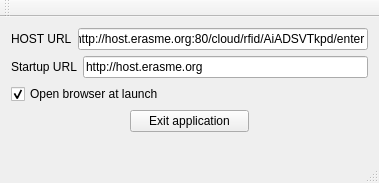
<?xml version="1.0" encoding="UTF-8"?>
<ui version="4.0">
 <class>ConfigWindow</class>
 <widget class="QMainWindow" name="ConfigWindow">
  <property name="geometry">
   <rect>
    <x>0</x>
    <y>0</y>
    <width>379</width>
    <height>183</height>
   </rect>
  </property>
  <property name="windowTitle">
   <string>ConfigWindow</string>
  </property>
  <widget class="QWidget" name="centralWidget">
   <layout class="QVBoxLayout" name="verticalLayout">
    <item>
     <layout class="QHBoxLayout" name="horizontalLayout">
      <item>
       <widget class="QLabel" name="label">
        <property name="text">
         <string>HOST URL</string>
        </property>
       </widget>
      </item>
      <item>
       <widget class="QLineEdit" name="urlHost">
        <property name="text">
         <string>http://host.erasme.org:80/cloud/rfid/AiADSVTkpd/enter</string>
        </property>
       </widget>
      </item>
     </layout>
    </item>
    <item>
     <layout class="QHBoxLayout" name="horizontalLayout_2">
      <property name="sizeConstraint">
       <enum>QLayout::SetDefaultConstraint</enum>
      </property>
      <item>
       <widget class="QLabel" name="label_2">
        <property name="sizePolicy">
         <sizepolicy hsizetype="Preferred" vsizetype="Preferred">
          <horstretch>0</horstretch>
          <verstretch>0</verstretch>
         </sizepolicy>
        </property>
        <property name="text">
         <string>Startup URL</string>
        </property>
       </widget>
      </item>
      <item>
       <widget class="QLineEdit" name="urlStartup">
        <property name="text">
         <string>http://host.erasme.org</string>
        </property>
       </widget>
      </item>
     </layout>
    </item>
    <item>
     <layout class="QHBoxLayout" name="horizontalLayout_3">
      <item>
       <widget class="QCheckBox" name="checkBox">
        <property name="text">
         <string>Open browser at launch</string>
        </property>
        <property name="checked">
         <bool>true</bool>
        </property>
       </widget>
      </item>
     </layout>
    </item>
    <item>
     <layout class="QHBoxLayout" name="horizontalLayout_4">
      <item>
       <spacer name="horizontalSpacer">
        <property name="orientation">
         <enum>Qt::Horizontal</enum>
        </property>
        <property name="sizeHint" stdset="0">
         <size>
          <width>40</width>
          <height>20</height>
         </size>
        </property>
       </spacer>
      </item>
      <item>
       <widget class="QPushButton" name="exitButton">
        <property name="sizePolicy">
         <sizepolicy hsizetype="MinimumExpanding" vsizetype="MinimumExpanding">
          <horstretch>0</horstretch>
          <verstretch>0</verstretch>
         </sizepolicy>
        </property>
        <property name="text">
         <string>Exit application</string>
        </property>
       </widget>
      </item>
      <item>
       <spacer name="horizontalSpacer_2">
        <property name="orientation">
         <enum>Qt::Horizontal</enum>
        </property>
        <property name="sizeHint" stdset="0">
         <size>
          <width>40</width>
          <height>20</height>
         </size>
        </property>
       </spacer>
      </item>
     </layout>
    </item>
    <item>
     <spacer name="verticalSpacer">
      <property name="orientation">
       <enum>Qt::Vertical</enum>
      </property>
      <property name="sizeHint" stdset="0">
       <size>
        <width>20</width>
        <height>40</height>
       </size>
      </property>
     </spacer>
    </item>
   </layout>
  </widget>
  <widget class="QMenuBar" name="menuBar">
   <property name="geometry">
    <rect>
     <x>0</x>
     <y>0</y>
     <width>379</width>
     <height>21</height>
    </rect>
   </property>
  </widget>
  <widget class="QToolBar" name="mainToolBar">
   <attribute name="toolBarArea">
    <enum>TopToolBarArea</enum>
   </attribute>
   <attribute name="toolBarBreak">
    <bool>false</bool>
   </attribute>
  </widget>
  <widget class="QStatusBar" name="statusBar"/>
 </widget>
 <layoutdefault spacing="6" margin="11"/>
 <resources/>
 <connections/>
</ui>
